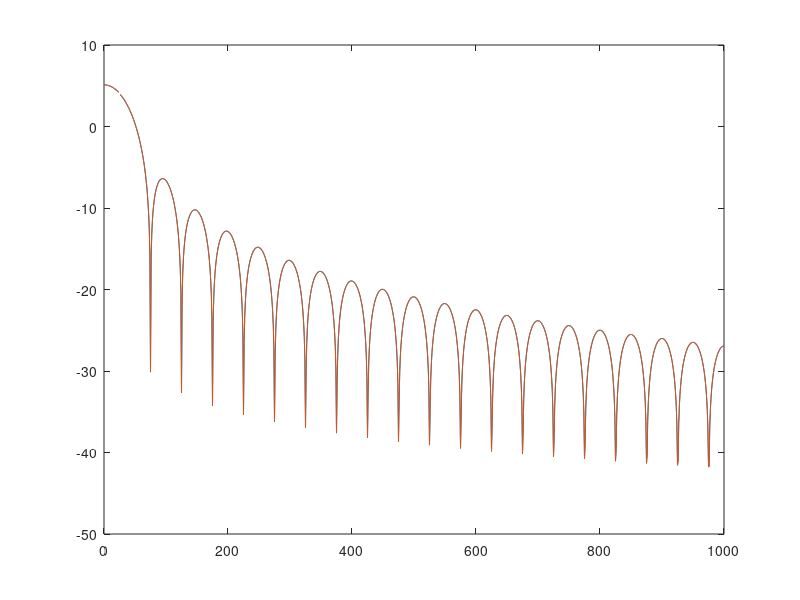

The MATLAB source for this figure:
%MSK
clear all;
close all;
clc;

pi=3.14;
Fc = 935200000;
A=1;
Tb=1; %bit duration
BT=0.3; %BT product of filter
sps=32;
Ts=Tb/sps; %sample period
Fs=1/Ts;
t=0.5;
PSD_MSK=[];
PSD_MSK_db=[];
PSD_GMSK=[];
PSD_GMSK_db=[];
for i=0:1000
    f=i/100;
    %PSD=(1/(2*Fc))*((2*(Fc^2)/pi)*(cos((pi*f)/(2*Fc)))*(sin((pi*f)/Fc))/(((Fc^2)-(f^2))*(cos((pi*f)/Fc))));
    PSD_MSK=((32*(A^2)*Tb)/(pi^2))*((cos((2*pi*f*Tb)))/(1-16*(f^2)*(Tb^2)));
    PSD_MSK_db=[PSD_MSK_db,10*log10(PSD_MSK)];
    PSD_GMSK=((32*(A^2)*Tb)/(pi^2))*((cos((2*pi*f*Tb)))/(1-16*(f^2)*(Tb^2)));
    PSD_GMSK_db=[PSD_GMSK_db,10*log10(PSD_GMSK)];
end

x=(0:1:1000);
plot(x,PSD_MSK_db);
hold on
plot(x,PSD_GMSK_db);